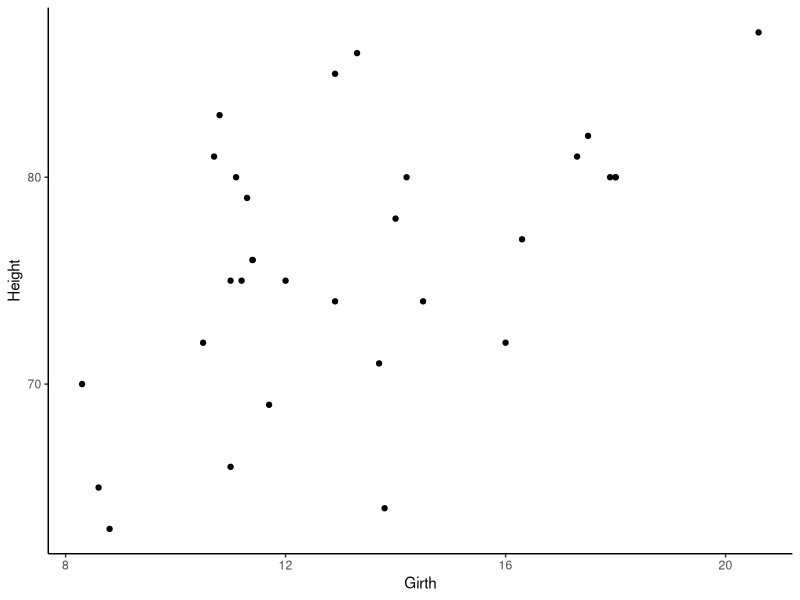
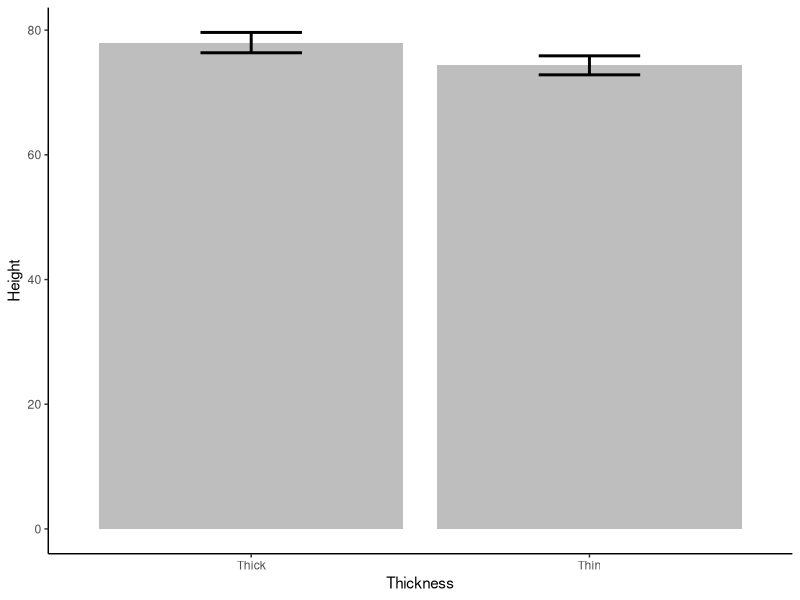
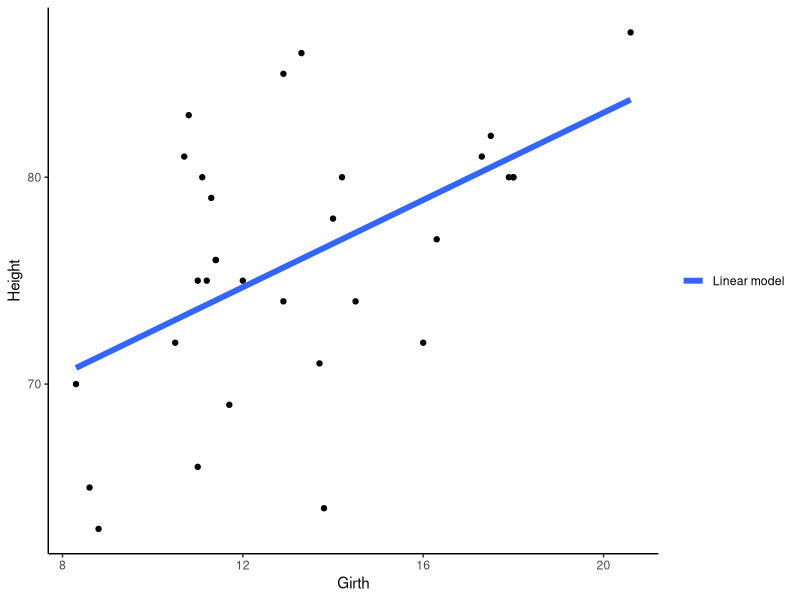
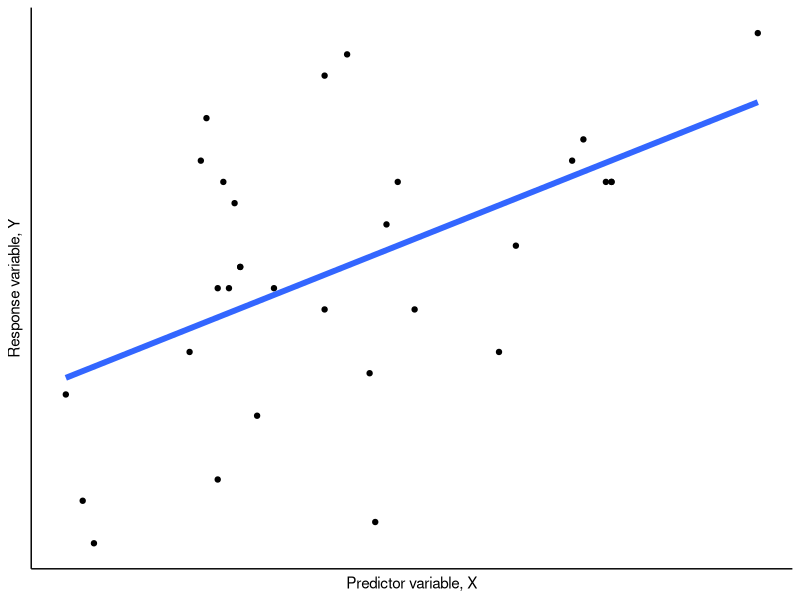
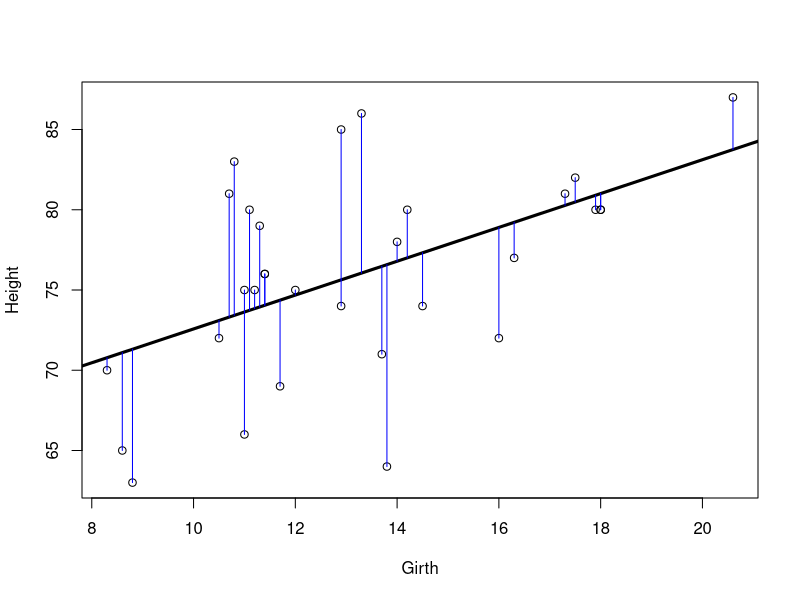
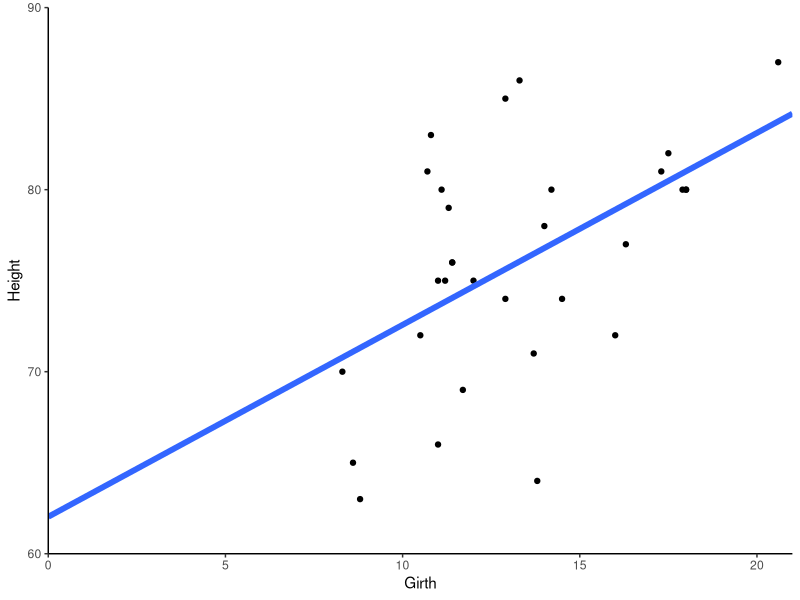
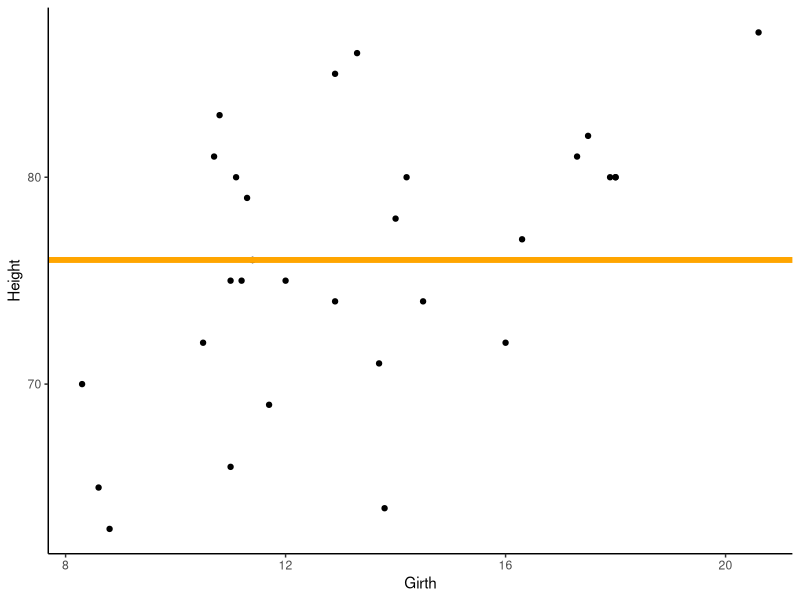
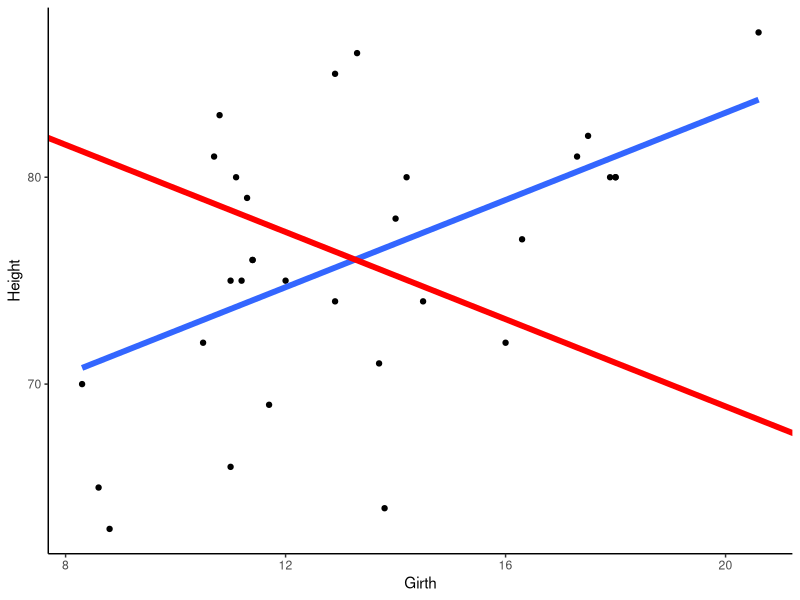

Reproduce these figures in R, in order.
## ---- chunk 1
library(knitr)
opts_chunk$set(echo = F, warning = FALSE, message = FALSE, comment = NA, fig.height = 3, fig.width = 3, dpi = 100, fig.align = "center", fig.show = "hold")
library(tidyverse)
theme_set(theme_classic())
library(MASS)

# format anova tables
fixp <- function(x, dig=3){
  x <- as.data.frame(x)
  
  if(substr(names(x)[ncol(x)],1,2) != "Pr")
    warning("The name of the last column didn't start with Pr. This may indicate that p-values weren't in the last row, and thus, that this function is inappropriate.")
  x[,ncol(x)] <- round(x[,ncol(x)], dig)
  for(i in 1:(nrow(x)-1)){
    if(x[i,ncol(x)] == 0)
      x[i,ncol(x)] <- paste0("<0.", paste0(rep(0,dig-1), collapse=""), "1")
  }
  x
}
## ---- chunk 2
tree_plot <- ggplot(trees, aes(Girth, Height)) + geom_point()
tree_plot
## ---- chunk 3
trees %>% 
  mutate(Thickness = ifelse(Girth <= median(Girth), "Thin", "Thick")) %>% 
  ggplot(aes(Thickness, Height)) + 
  stat_summary(fun.y = mean, geom = "bar", fill = 'grey') +
  stat_summary(fun.data = "mean_se", geom = "errorbar", lwd = 1, width = 0.3)
t.test(Height ~ Thickness, trees %>% 
  mutate(Thickness = ifelse(Girth <= median(Girth), "Thin", "Thick")))
## ---- chunk 4
tree_plot +
  geom_smooth(method = "lm", se = F, lwd = 2, aes(colour = "Linear model")) +
  scale_colour_manual(name=NULL, values=c("#3366FF"))
## ---- chunk 5
tree_plot +
  geom_smooth(method = "lm", se = F, lwd = 2) +
  xlab("Predictor variable, X") +
  ylab("Response variable, Y") +
  theme(axis.ticks = element_blank(),
        axis.text = element_blank()) 
## ---- chunk 6
plot(Height ~ Girth, trees)
tree_lm <- lm(Height ~ Girth, trees)
abline(tree_lm, lwd=3)
for(i in seq_along(trees$Height)) {
	  yval <- coef(tree_lm)[1]+coef(tree_lm)[2]*trees$Height[i]
	  segments(x0 = trees$Girth[i], y0 = trees$Height[i], 
	           x1 = trees$Girth[i], y1= coef(tree_lm)[1]+coef(tree_lm)[2]*trees$Girth[i], col = "blue")
	}
## ---- chunk 7
tree_lm
## ---- chunk 8
tree_plot +
  geom_smooth(method = "lm", se = F, lwd = 2, fullrange = TRUE) +
  scale_x_continuous(limits = c(0,21), expand = c(0, 0)) +
  scale_y_continuous(limits = c(60,90), expand = c(0, 0)) 
## ---- chunk 9
tree_plot +
##  geom_smooth(method = "lm", se = F, lwd = 2) +
  geom_hline(yintercept = mean(trees$Height), colour = "orange", lwd = 2)
## ---- chunk 10
tree_plot +
  geom_smooth(method = "lm", se = F, lwd = 2) +
  geom_abline(slope = -1.054, intercept = 90, lwd = 2, colour = "red")
## ---- chunk 11
summary(tree_lm)
## ---- chunk 12
ggplot(data = data.frame(x = c(-3, 3)), aes(x)) +
  stat_function(fun = dnorm, n = 101, args = list(mean = 0, sd = 1)) + ylab("") +
  scale_y_continuous(breaks = NULL)
## ---- chunk 13
t.test(Height ~ Sex, survey)
kable(fixp(anova(lm(Height ~ Sex, survey))), digits = 2)
